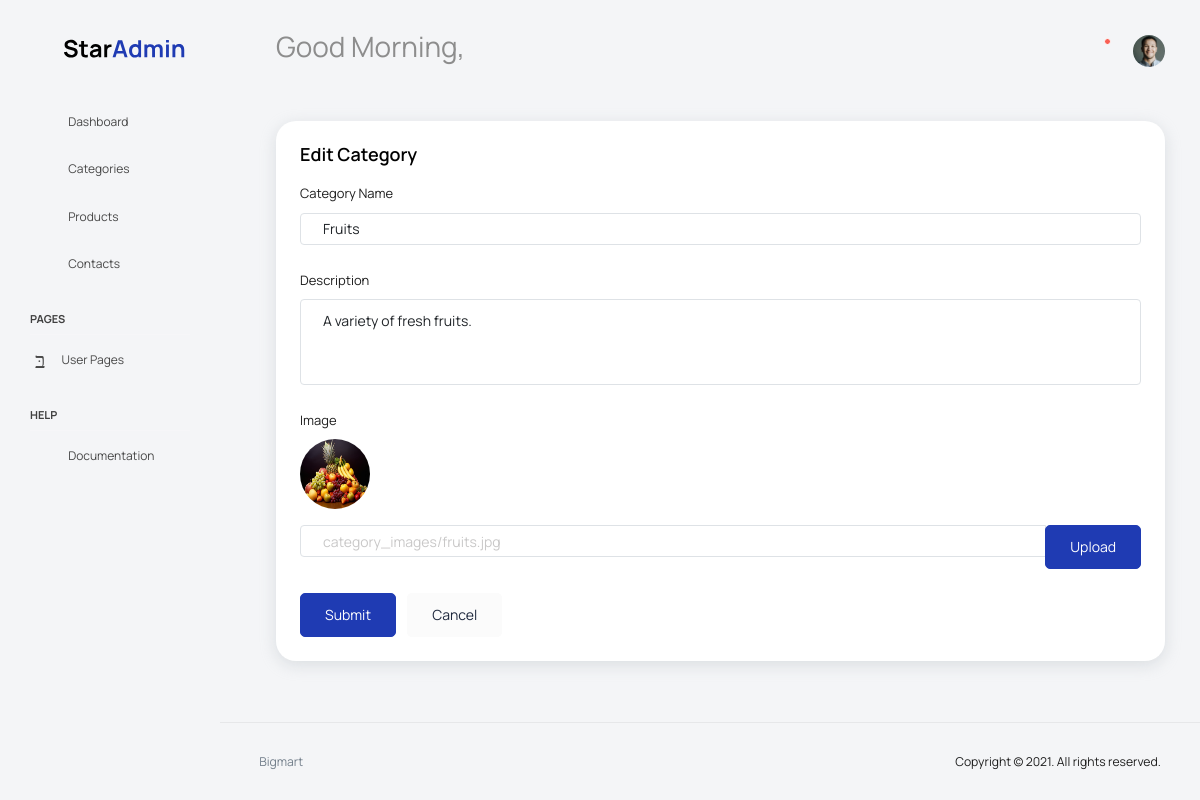
The app's page /Adminapp/CategoryEdit/1/ with its own data.
### AdminApp/models.py (models this page shows)
class CategoryDB(models.Model):
    name = models.CharField(max_length=100,null=True,blank=True)
    description = models.TextField(null=True,blank=True)
    image = models.ImageField(upload_to='category_images/',null=True,blank=True)

### AdminApp/views.py (the view)
# urls.py: path('CategoryEdit/', views.CategoryEdit, name="CategoryEdit"),
def CategoryEdit(request,cat_id):
    data = CategoryDB.objects.get(id=cat_id)
    return render(request, "CategoryEdit.html", {'data': data})

### AdminApp/templates/CategoryEdit.html (shortened to what this page needs)
{% extends "index.html" %}
{% block content %}
<div class="col-12 grid-margin stretch-card">
  <div class="card">
    <div class="card-body">
      <h4 class="card-title">Edit Category</h4>
      <form class="forms-sample" method="post" action="{% url 'CategoryUpdate' cat_id=data.id %}" enctype="multipart/form-data">
         <div class="form-group">
            <label for="categoryName">Category Name</label>
            <input type="text" class="form-control" id="categoryName" name="name" value="{{ data.name }}">
         </div>
         <div class="form-group">
            <label for="categoryDescription">Description</label>
            <textarea class="form-control" id="categoryDescription" name="description" rows="4" style="height:10%">{{ data.description }}</textarea>
         </div>
         <div class="form-group">
            <label>Image</label><br>
            <img src="{{ data.image.url }}" width="70px" height="70px" class="mb-3" style="border-radius:50px"><br>
            <div class="input-group col-xs-12">
               <input type="text" class="form-control file-upload-info" disabled placeholder="{{ data.image.name }}">
               <span class="input-group-append">
                  <button class="file-upload-browse btn btn-primary" type="button" onclick="triggerFileUpload()">Upload</button>
               </span>
            </div>
         </div>
         <button type="submit" class="btn btn-primary me-2">Submit</button>
         <button type="reset" class="btn btn-light">Cancel</button>
      </form>
    </div>
  </div>
</div>
{% endblock %}

### records on screen
CategoryDB: name "Fruits", description "A variety of fresh fruits.", image (picture), image.name "category_images/fruits.jpg"
